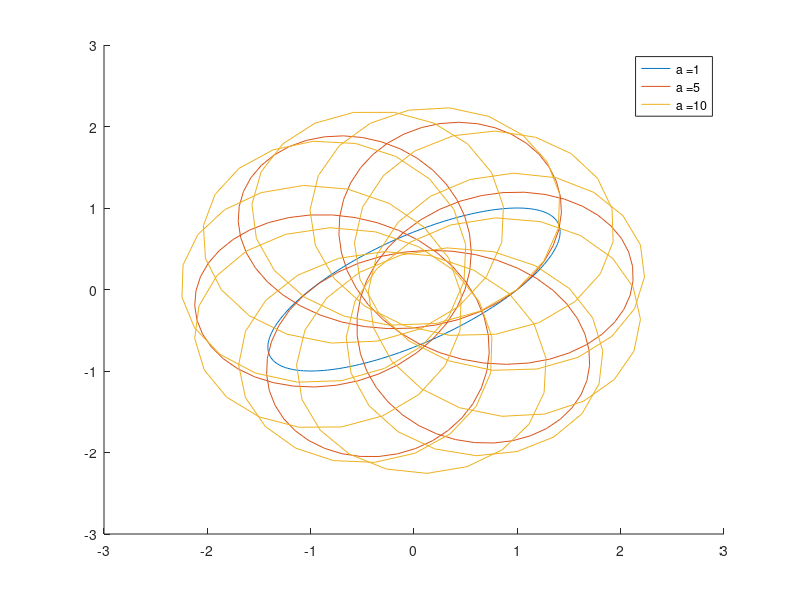

Recreate this plot in MATLAB.
clear all
close all
clc

tspan = linspace(-pi, pi, 200);
z0 = [1; 0];
a = [ 1 5 10];

figure;
hold on;
for i =1:length(a)
    odefun = @(t,y)[
    a(i)*(cos(t)+y(2));
    a(i)*(sin(t)-y(1));
    ]
    [t,z] = ode45(odefun,tspan,z0);
    plot(z(:,1), z(:,2), 'DisplayName',['a =' num2str(a(i))]);
end

legend show;